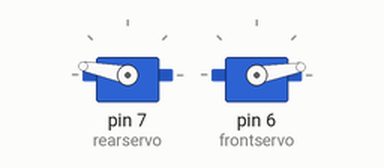
Bench run of a sketch on a simulated Arduino Uno, built with avr-gcc and run on an emulated ATmega328P. On the bench: 2 × servo.

Above: at 0.05 s.
At 6.0 s:
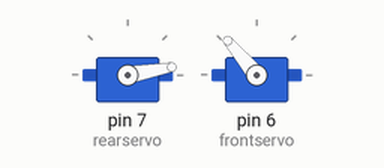
Timing chart, 0 to 7.8 s (numbered marks = the images above):
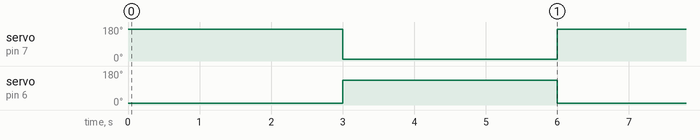

The sketch:

servoMoter.ino
```cpp
#include <Servo.h>

Servo rearservo;
Servo frontservo;

int pos = 0;

void gripper_close()
{
  rearservo.write(169);//170쓰면 오류남
  frontservo.write(10);
}

void gripper_open()
{
  rearservo.write(10);
  frontservo.write(130);
}


void setup() {
  rearservo.attach(7);
  frontservo.attach(6);
  Serial.begin(9600);
  //pinMode(6,OUTPUT); // 아두이노 D6핀, OUTPUT 설정
}
int value = 90;
void loop() {
  gripper_close();
  delay(3000);
  gripper_open();
  delay(3000);
  // 서보모터 -90도 : 20ms 중 0.5ms
 /* for(i=0; i<30 ; i++)
  {
    digitalWrite(7,LOW);
    delayMicroseconds(15000);
    delayMicroseconds(5000-500);
    digitalWrite(7,HIGH);
    delayMicroseconds(500);
    digitalWrite(7,LOW);
  }

  delay(500);*/
/*
  // 서보모터 0도 : 20ms 중 1.5ms
   for(i=0; i<30 ; i++)
  {
    digitalWrite(7,LOW);
    delayMicroseconds(15000);
    delayMicroseconds(5000-1500);
    digitalWrite(7,HIGH);
    delayMicroseconds(1500);
    digitalWrite(7,LOW);
  }

  delay(500);
*/
  // 서보모터 90도 : 20ms 중 2.5ms
  /* for(i=0; i<30 ; i++)
  {
    digitalWrite(7,LOW);
    delayMicroseconds(15000);
    delayMicroseconds(5000-2500);
    digitalWrite(7,HIGH);
    delayMicroseconds(2500);
    digitalWrite(7,LOW);
  }
   delay(500);*/
}
```

Measured:
- by itself, servo on pin 7 (rearservo): alternates 169° for 3.0 s and 10° for 3.0 s
- by itself, servo on pin 6 (frontservo): alternates 130° for 3.0 s and 10° for 3.0 s
